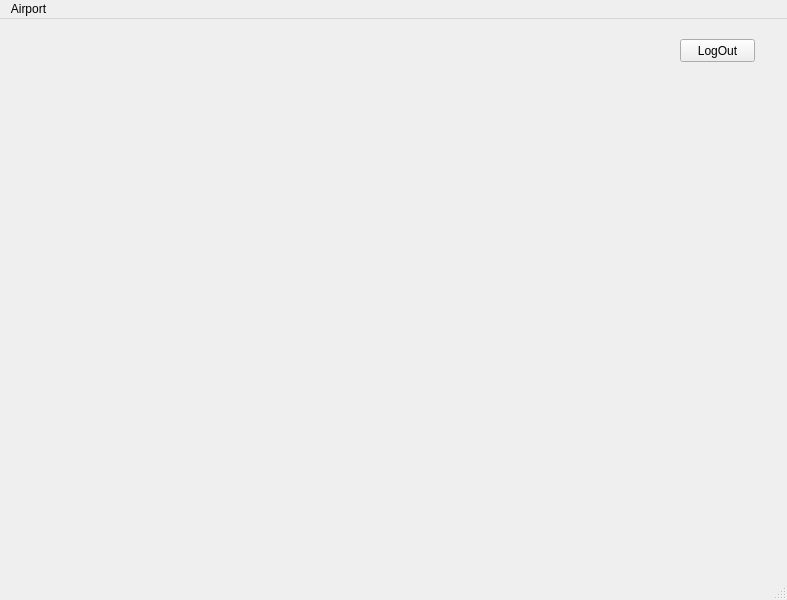
<?xml version="1.0" encoding="UTF-8"?>
<ui version="4.0">
 <class>MainWindow_Customer</class>
 <widget class="QMainWindow" name="MainWindow_Customer">
  <property name="geometry">
   <rect>
    <x>0</x>
    <y>0</y>
    <width>787</width>
    <height>600</height>
   </rect>
  </property>
  <property name="minimumSize">
   <size>
    <width>787</width>
    <height>600</height>
   </size>
  </property>
  <property name="maximumSize">
   <size>
    <width>787</width>
    <height>600</height>
   </size>
  </property>
  <property name="windowTitle">
   <string>MainWindow</string>
  </property>
  <property name="styleSheet">
   <string notr="true">QMainWindow{image: url(:/new/prefix1/cloudsss.jpg);}</string>
  </property>
  <widget class="QWidget" name="centralwidget">
   <widget class="QPushButton" name="pushButton">
    <property name="geometry">
     <rect>
      <x>680</x>
      <y>20</y>
      <width>75</width>
      <height>23</height>
     </rect>
    </property>
    <property name="styleSheet">
     <string notr="true"/>
    </property>
    <property name="text">
     <string>LogOut</string>
    </property>
   </widget>
  </widget>
  <widget class="QMenuBar" name="menubar">
   <property name="geometry">
    <rect>
     <x>0</x>
     <y>0</y>
     <width>787</width>
     <height>21</height>
    </rect>
   </property>
   <widget class="QMenu" name="menuAirport">
    <property name="title">
     <string>Airport</string>
    </property>
    <addaction name="actionTicket"/>
   </widget>
   <addaction name="menuAirport"/>
  </widget>
  <widget class="QStatusBar" name="statusbar"/>
  <action name="actionTicket">
   <property name="icon">
    <iconset resource="resource.qrc">
     <normaloff>:/new/prefix1/airplane-flight-ticket.png</normaloff>:/new/prefix1/airplane-flight-ticket.png</iconset>
   </property>
   <property name="text">
    <string>Ticket</string>
   </property>
  </action>
 </widget>
 <resources>
  <include location="resource.qrc"/>
 </resources>
 <connections/>
</ui>
